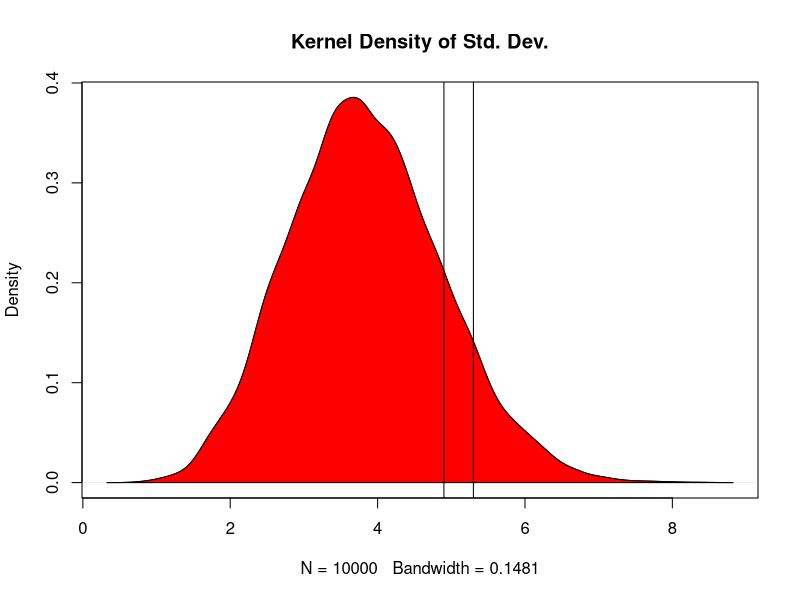

Write the R code that produced this figure.
## ---- chunk 1
obs = 10000 # rows
tests = matrix(0, nrow = obs, ncol = 8) # 8 cols = 8 runs 

set.seed(1003)
# populate with random values, mean = 20, sd = 4
for (i in 1:obs) {
    for (j in 1:8) {
        tests[i,j] <- rnorm(1, mean = 20, sd = 4)
    }
}

#Find sd of each row
sds = apply(tests, 1, sd)

# Filled Density Plot
d <- density(sds)
plot(d, main="Kernel Density of Std. Dev.")
polygon(d, col="red")
abline(v = 4.9, col= "black")
abline(v = 5.3, col= "black")
## ---- chunk 2
# Counts for standard deviation between 4.9 and 5.3
counts = vector(mode =  "integer", length = obs)
for (k in 1:obs) {
    if ((sds[k] >= 4.9) & (sds[k] <= 5.3)) {
        counts[k] <- 1
    }
}
total = sum(counts)
print((sum(counts)/obs))
